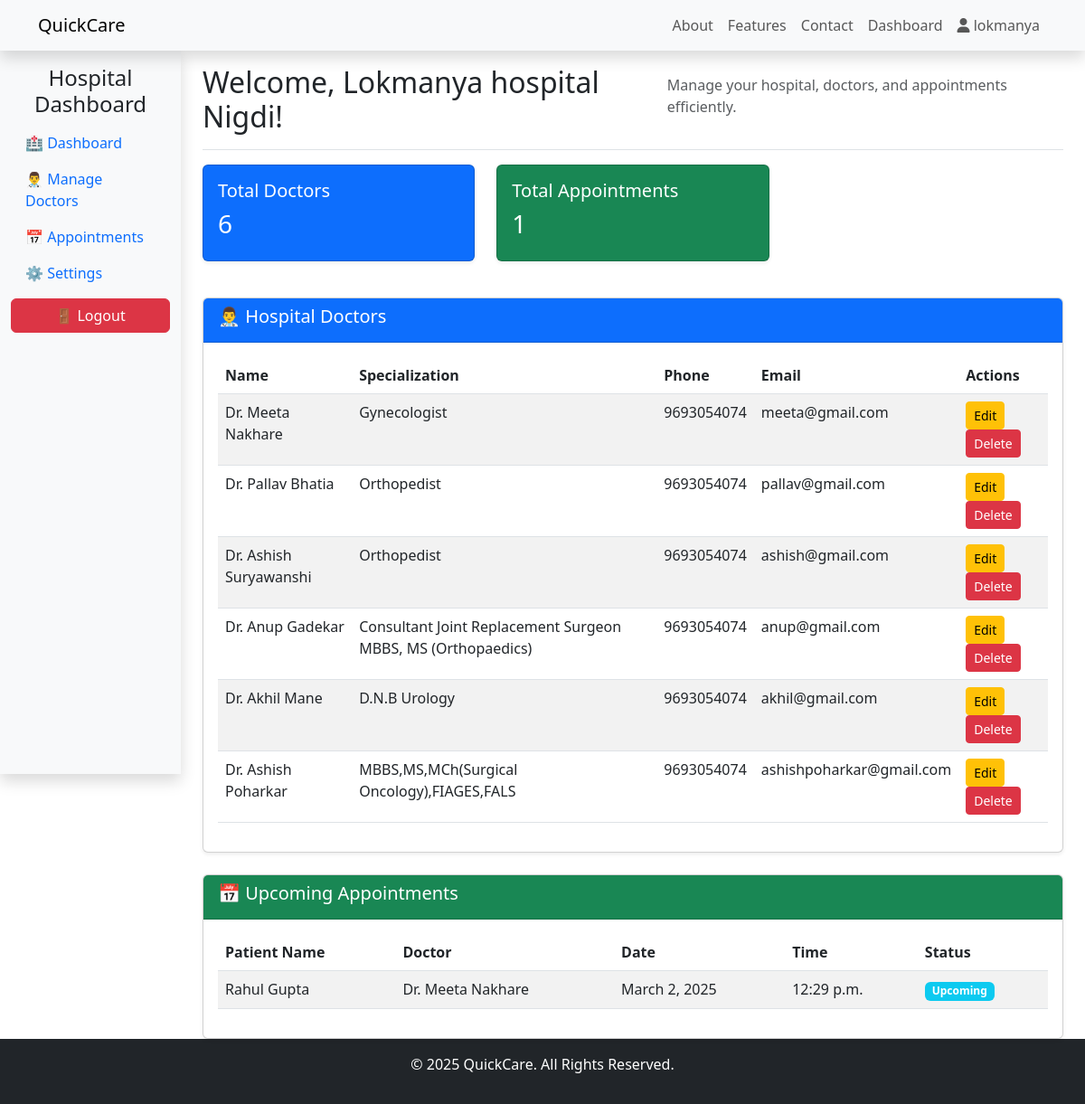
/hospitals/dashboard/ (signed in), run on an earlier commit of the app's database.
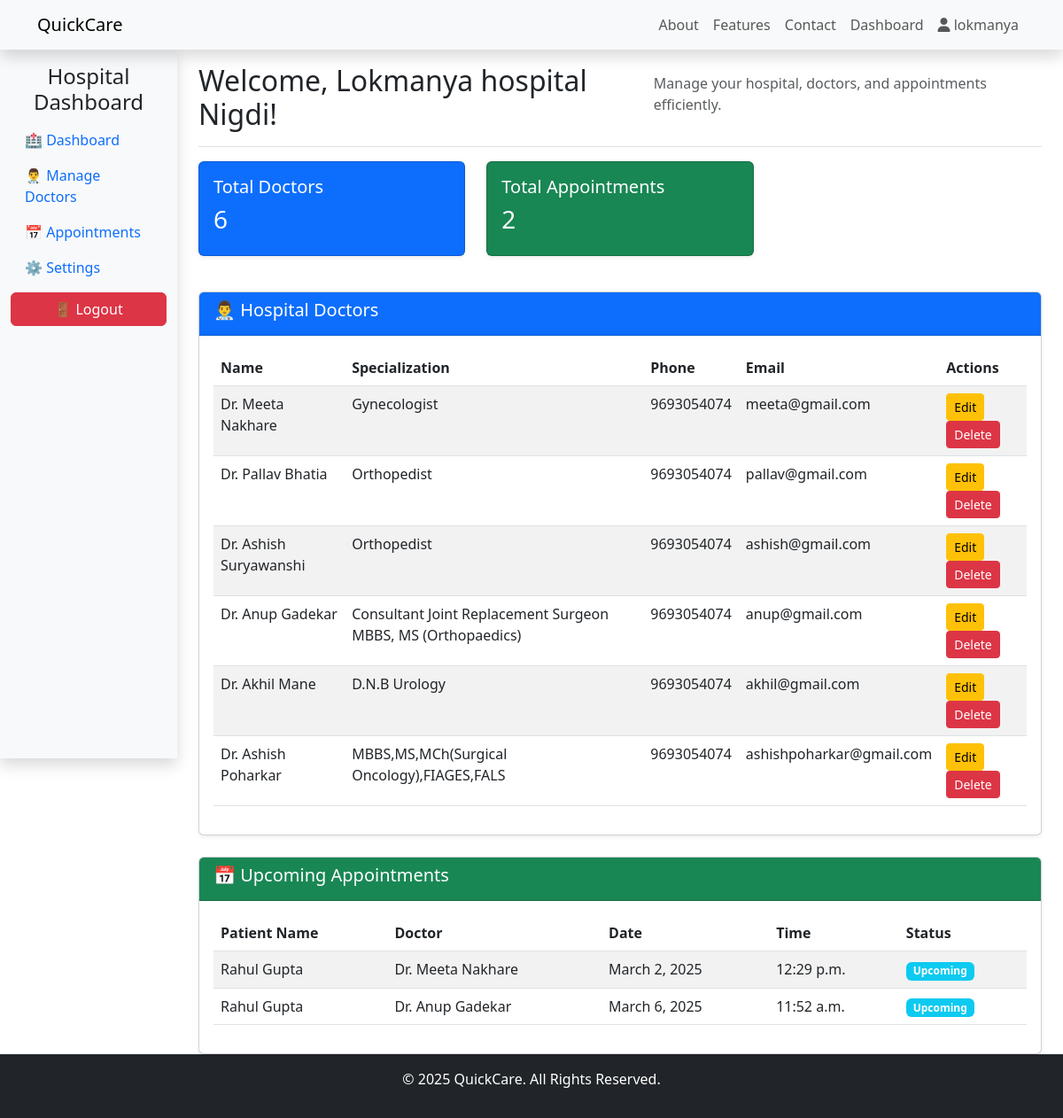
And on a later commit of the database.
### hospitals/models.py (models this page shows, shortened)
class Doctor(models.Model):
    hospital = models.ForeignKey(HospitalProfile, on_delete=models.CASCADE, related_name="doctors")
    name = models.CharField(max_length=30)
    specialization = models.CharField(max_length=40)
    phone_number = models.CharField(max_length=10)
    email = models.EmailField(unique=True)

class Appointment(models.Model):
    STATUS_CHOICES = [
        ("Upcoming", "Upcoming"),
        ("Completed", "Completed"),
        ("Cancelled", "Cancelled"),
    ]
    hospital = models.ForeignKey(HospitalProfile, on_delete=models.CASCADE, related_name="appointments")
    patient = models.ForeignKey(settings.AUTH_USER_MODEL, on_delete=models.CASCADE, related_name="appointments")
    doctor = models.ForeignKey(Doctor, on_delete=models.CASCADE, related_name="appointments")
    date = models.DateField()
    time = models.TimeField()
    status = models.CharField(max_length=20, choices=STATUS_CHOICES, default="Upcoming")
    created_at = models.DateTimeField(auto_now_add=True)

### accounts/models.py (models this page shows, shortened)
class CustomUser(AbstractUser):
    user_type=models.CharField(max_length=50)
    groups = models.ManyToManyField(Group, related_name="customuser_groups", blank=True)
    user_permissions = models.ManyToManyField(Permission, related_name="customuser_permissions", blank=True)

### hospitals/views.py (the view)
# urls.py: path("dashboard/", hospital_dashboard, name="hospital_dashboard"),
@login_required
def hospital_dashboard(request):
    hospital=HospitalProfile.objects.get(user=request.user)
    doctors = Doctor.objects.filter(hospital=hospital)
    appointments = Appointment.objects.filter(hospital=hospital,status="Upcoming")
    context={
        "hospital":hospital,
        "doctors":doctors,
        "appointments":appointments,
    }
    return render(request,"hospitals/hospital_dashboard.html",context)

### hospitals/templates/hospitals/hospital_dashboard.html (shortened to what the changed rows need)
{% extends "home/base.html" %}
{% block content %}
<div class="container-fluid">
    <div class="row">
        <main class="col-md-9 ms-sm-auto col-lg-10 px-md-4">
            <div class="d-flex justify-content-between flex-wrap flex-md-nowrap align-items-center pt-3 pb-2 mb-3 border-bottom">
                <h2>Welcome, {{ hospital.hospital_name }}!</h2>
            </div>
            <div class="row">
                <div class="col-12 col-sm-6 col-lg-4 mb-3">
                    <div class="card text-white bg-success shadow-sm">
                        <div class="card-body">
                            <h5 class="card-title">Total Appointments</h5>
                            <h3>{{ appointments.count }}</h3>
                        </div>
                    </div>
                </div>
            </div>
            <div class="card mt-4 shadow-sm">
                <div class="card-body">
                    {% if doctors %}
                        <div class="table-responsive">
                            <table class="table table-striped">
                                <thead>
                                    <tr>
                                        <th>Name</th>
                                        <th>Specialization</th>
                                        <th>Phone</th>
                                        <th>Email</th>
                                        <th>Actions</th>
                                    </tr>
                                </thead>
                                <tbody>
                                    {% for doctor in doctors %}
                                        <tr>
                                            <td>Dr. {{ doctor.name }}</td>
                                            <td>{{ doctor.specialization }}</td>
                                            <td>{{ doctor.phone_number }}</td>
                                            <td>{{ doctor.email }}</td>
                                            <td>
                                                <a href="{% url 'edit_doctor' doctor.id %}" class="btn btn-warning btn-sm"> Edit</a>
                                                <a href="{% url 'delete_doctor' doctor.id %}" class="btn btn-danger btn-sm"> Delete</a>
                                            </td>
                                        </tr>
                                    {% endfor %}
                                </tbody>
                            </table>
                        </div>
                    {% else %}
                        <p class="text-muted">No doctors registered yet.</p>
                    {% endif %}
                </div>
            </div>
            <div class="card mt-4 shadow-sm">
                <div class="card-body">
                    {% if appointments %}
                        <div class="table-responsive">
                            <table class="table table-striped">
                                <thead>
                                    <tr>
                                        <th>Patient Name</th>
                                        <th>Doctor</th>
                                        <th>Date</th>
                                        <th>Time</th>
                                        <th>Status</th>
                                    </tr>
                                </thead>
                                <tbody>
                                    {% for appointment in appointments %}
                                        <tr>
                                            <td>{{ appointment.patient.first_name }} {{appointment.patient.last_name}}</td>
                                            <td>Dr. {{ appointment.doctor.name }}</td>
                                            <td>{{ appointment.date }}</td>
                                            <td>{{ appointment.time }}</td>
                                            <td><span class="badge bg-info">{{ appointment.status }}</span></td>
                                        </tr>
                                    {% endfor %}
                                </tbody>
                            </table>
                        </div>
                    {% else %}
                        <p class="text-muted">No upcoming appointments.</p>
                    {% endif %}
                </div>
            </div>
        </main>
    </div>
</div>
{% endblock %}

What changed in the data, as far as the page shows it:
added Appointment: patient.first_name "Rahul", patient.last_name "Gupta", doctor.name "Anup Gadekar", date "March 6, 2025", time "11:52 a.m.", status "Upcoming"
Also different on the page:
{{ appointments.count }}: "1" → "2"
